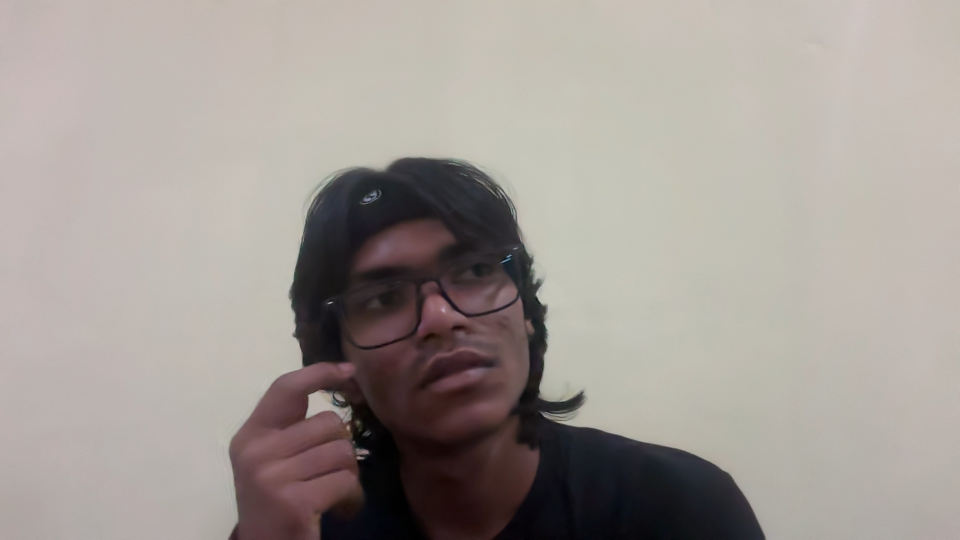
#> input picture assets/cam0_test.jpg, 1920 x 1080 px (shown at 1/2 size)
$ python -i prepare_bas_dataset.py   (imports and definitions only)
#> lines starting #> are read from the running program, lines starting #| are printed output that depends on the picture; after the words box and inside, x2 and y2 are one past the last pixel; in counts of white or black regions, pixels touching at a corner belong together
#> further down, picture is the input picture: shape (1080, 1920, 3); mean B, G, R 148.7, 154.3, 161.5
#!/usr/bin/env python3
"""Pre-annotation, feature extraction, and dataset preparation for BAS_REAL_DATA.

Generates:
  datasets/bas_experiment/metadata/manifest.jsonl
  datasets/bas_experiment/metadata/classes.json
  datasets/bas_experiment/metadata/splits.json
  datasets/bas_experiment/metadata/dataset_version.json
  datasets/bas_experiment/sequences/train/*.npz
  datasets/bas_experiment/sequences/val/*.npz
  datasets/bas_experiment/sequences/test/*.npz
"""

from __future__ import annotations

import json
import shutil
from pathlib import Path

import cv2
import numpy as np
from ultralytics import YOLO

AUDIT_JSON = Path("datasets/bas_experiment/reports/raw_data_audit.json")
OUTPUT_BASE = Path("datasets/bas_experiment")
METADATA_DIR = OUTPUT_BASE / "metadata"
SEQUENCES_DIR = OUTPUT_BASE / "sequences"

POSE_WEIGHTS = "models/weights/yolo11n-pose.pt"

# Canonical BAS Action Classes
CLASSES = [
    "idle",
    "pick_yellow",
    "place_yellow",
    "pick_red",
    "place_red",
    "move_box",
    "check_box",
    "overlap_boxes",
]

CLASS_TO_IDX = {c: i for i, c in enumerate(CLASSES)}

# Subject Partitioning: Zero-leakage subject split
TRAIN_SUBJECTS = {"SP01", "SP02"}
VAL_SUBJECTS = {"SP03"}
TEST_SUBJECTS = {"SP04", "SUB_INVALID"}


def detect_box_regions(
    frame_bgr: np.ndarray,
) -> tuple[list[tuple[int, int, int, int]], list[tuple[int, int, int, int]]]:
    """Detect yellow and red box bounding boxes (x, y, w, h) via HSV segmentation."""
    hsv = cv2.cvtColor(frame_bgr, cv2.COLOR_BGR2HSV)
#> hsv: shape (1080, 1920, 3); mean H, S, V 36.1, 30.7, 162
    yellow_mask = cv2.inRange(hsv, (15, 80, 80), (35, 255, 255))
#> yellow_mask: shape (1080, 1920); every value is 0
    red_mask1 = cv2.inRange(hsv, (0, 80, 80), (10, 255, 255))
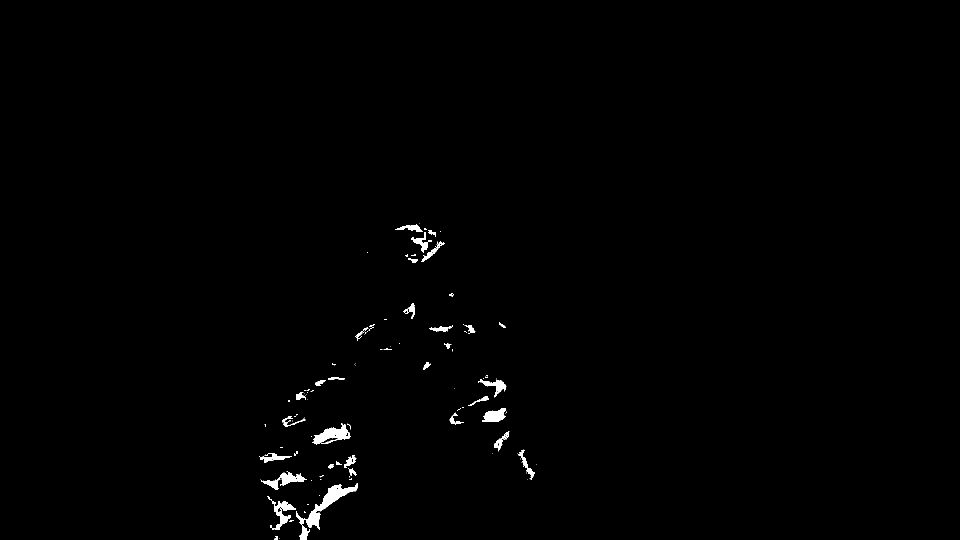
#> red_mask1: shape (1080, 1920) (shown at 1/2 size); 0.7% white; 119 white regions (77 under 20 px), largest, box (x1, y1, x2, y2) and area: (592, 966, 716, 1080) 2846, (624, 846, 701, 890) 1475, (534, 992, 592, 1060) 1181
    red_mask2 = cv2.inRange(hsv, (170, 80, 80), (180, 255, 255))
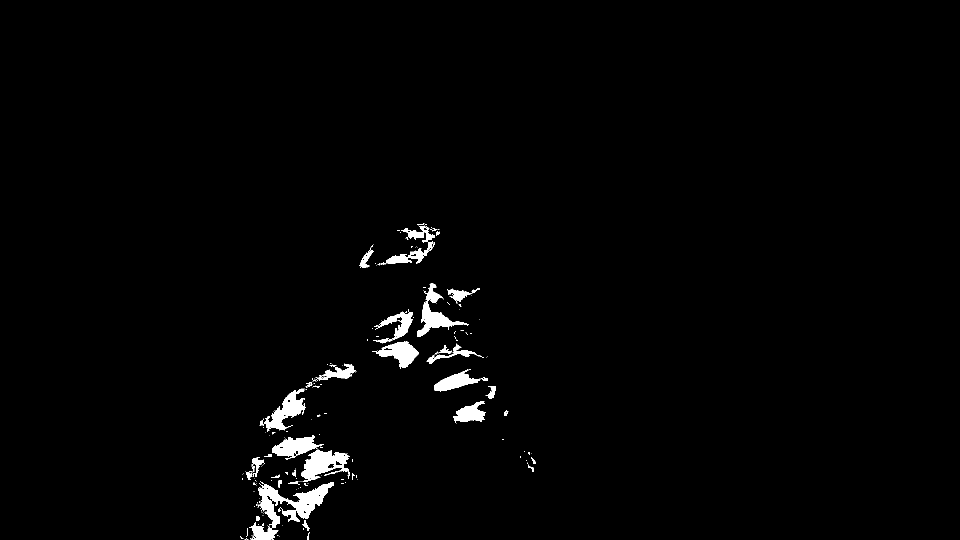
#> red_mask2: shape (1080, 1920) (shown at 1/2 size); 1.6% white; 210 white regions (172 under 20 px), largest, box (x1, y1, x2, y2) and area: (498, 964, 668, 1080) 6580, (602, 899, 700, 964) 3437, (834, 567, 938, 674) 2813
    red_mask = red_mask1 | red_mask2
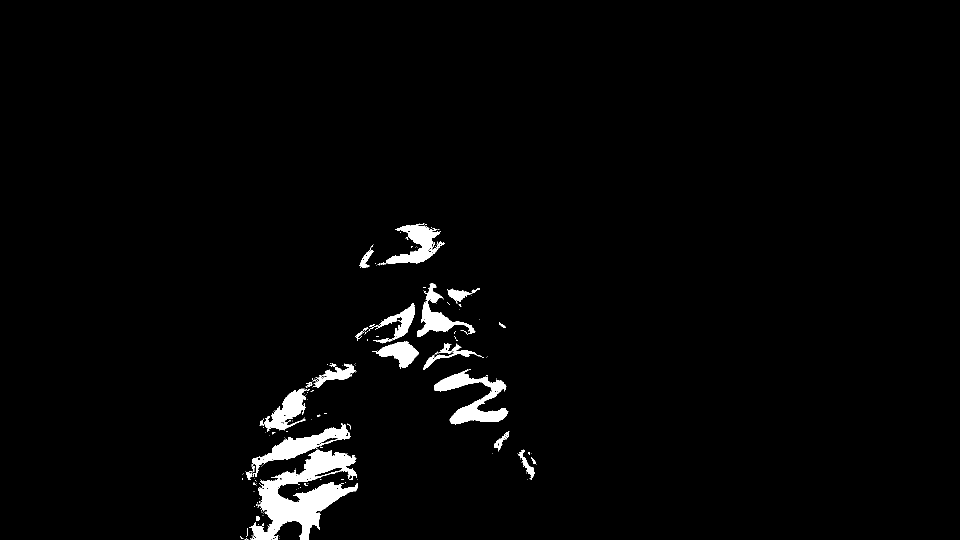
#> red_mask: shape (1080, 1920) (shown at 1/2 size); 2.3% white; 196 white regions (170 under 20 px)

    y_cnts, _ = cv2.findContours(yellow_mask, cv2.RETR_EXTERNAL, cv2.CHAIN_APPROX_SIMPLE)
#> y_cnts = []
    r_cnts, _ = cv2.findContours(red_mask, cv2.RETR_EXTERNAL, cv2.CHAIN_APPROX_SIMPLE)
#> r_cnts = 196 contours, 175 with area under 20; largest, box (x1, y1, x2, y2) and area: (498, 899, 716, 1080) 16092, (868, 739, 1017, 849) 5554, (503, 846, 701, 954) 4868, (762, 447, 890, 530) 3820, (834, 567, 951, 674) 3054

    y_boxes = [cv2.boundingRect(c) for c in y_cnts if cv2.contourArea(c) > 300]
#> y_boxes = []
    r_boxes = [cv2.boundingRect(c) for c in r_cnts if cv2.contourArea(c) > 300]
#> r_boxes = 13 items, first 6: (1035, 899, 34, 61), (498, 899, 218, 181), (503, 846, 198, 108), (519, 777, 101, 83), (868, 739, 149, 110), (626, 727, 85, 49)
    return y_boxes, r_boxes


# [328 lines left out: functions compute_hand_box_proximity, infer_frame_action, main, not called in this run]


# [2 lines not run here, left out]

>>> import cv2
>>> picture = cv2.imread('../assets/cam0_test.jpg')
>>> result = detect_box_regions(picture)
